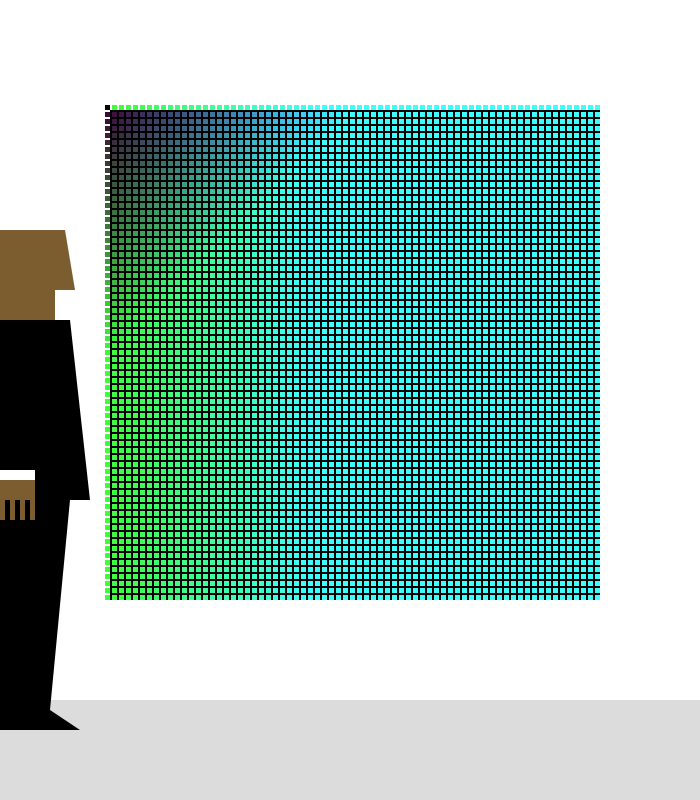
Frame 1 (no input)
Frame 60 (the mouse pressed at the canvas centre just before this capture): identical to frame 1, image omitted
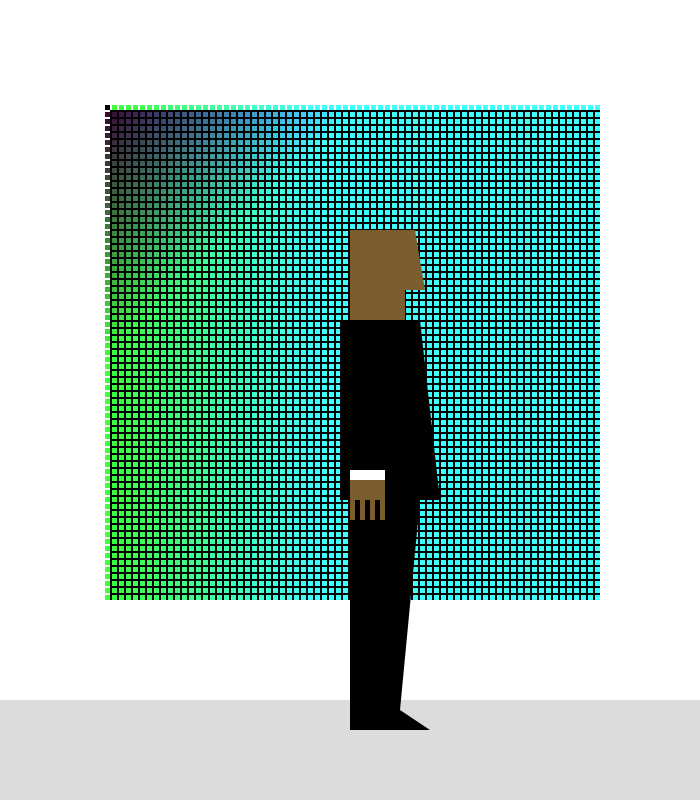
Frame 120 (the mouse held since frame 60 and released just before this capture)

The Processing sketch that drew these frames (run headless with seeded random() and noise(); from frame 60 on, the mouse is pressed at the canvas centre):

// Processing sketch: processing_123613
// ── processing_123613.pde

//o critico caminha pelo museu moderno

int a=0;

void setup() {
size(700, 800);
noStroke();
}

void draw() {
background(255);

fill(0);
quad(110, 110, 110, 600, 600, 600, 600, 110);
for (int i=5; i<500; i=i+7) {
for (int j=5; j<500; j=j+7) {
rect(100+i, 100+j, 5, 5);
fill(a + 10 +50, i+j, i+ 50);
}
}
noStroke();
fill(220);
//chao
quad(0, 700, 700, 700, 700, 800, 0, 800);
fill(0);
//perna
quad(mouseX, 710, mouseX+50, 710, mouseX+70, 500, mouseX, 500);
//torso
quad(mouseX-10, 500, mouseX+90, 500, mouseX+70, 320, mouseX-10, 320);
//sapato
quad(mouseX, 710, mouseX, 730, mouseX+50, 730, mouseX+50, 710);
triangle(mouseX+50, 710, 80+mouseX, 730, mouseX+50, 730);
//mão
fill(124, 93, 47);
quad(mouseX, 480, mouseX, 520, 5+mouseX, 520, 5+mouseX, 480);
quad(10+mouseX, 480, 10+mouseX, 520, 15+mouseX, 520, 15+mouseX, 480);
quad(20+mouseX, 480, 20+mouseX, 520, 25+mouseX, 520, 25+mouseX, 480);
quad(30+mouseX, 480, 30+mouseX, 520, 35+mouseX, 520, 35+mouseX, 480);
quad(mouseX, 480, mouseX, 500, 35+mouseX, 500, 35+mouseX, 480);
fill(255);
quad(mouseX, 470, mouseX, 480, 35+mouseX, 480, 35+mouseX, 470);
//cabeca
fill(124, 93, 47);
quad(mouseX, 320, 55+mouseX, 320, 55+mouseX, 230, mouseX, 230);
quad(mouseX+55, 230, mouseX+65, 230, mouseX+75, 290, mouseX+55, 290);
}

void mouseClicked() {
if (mouseButton == LEFT) {
a=(a+50)%255;
} 
else {
a=(a-50)%255; 
}
}
